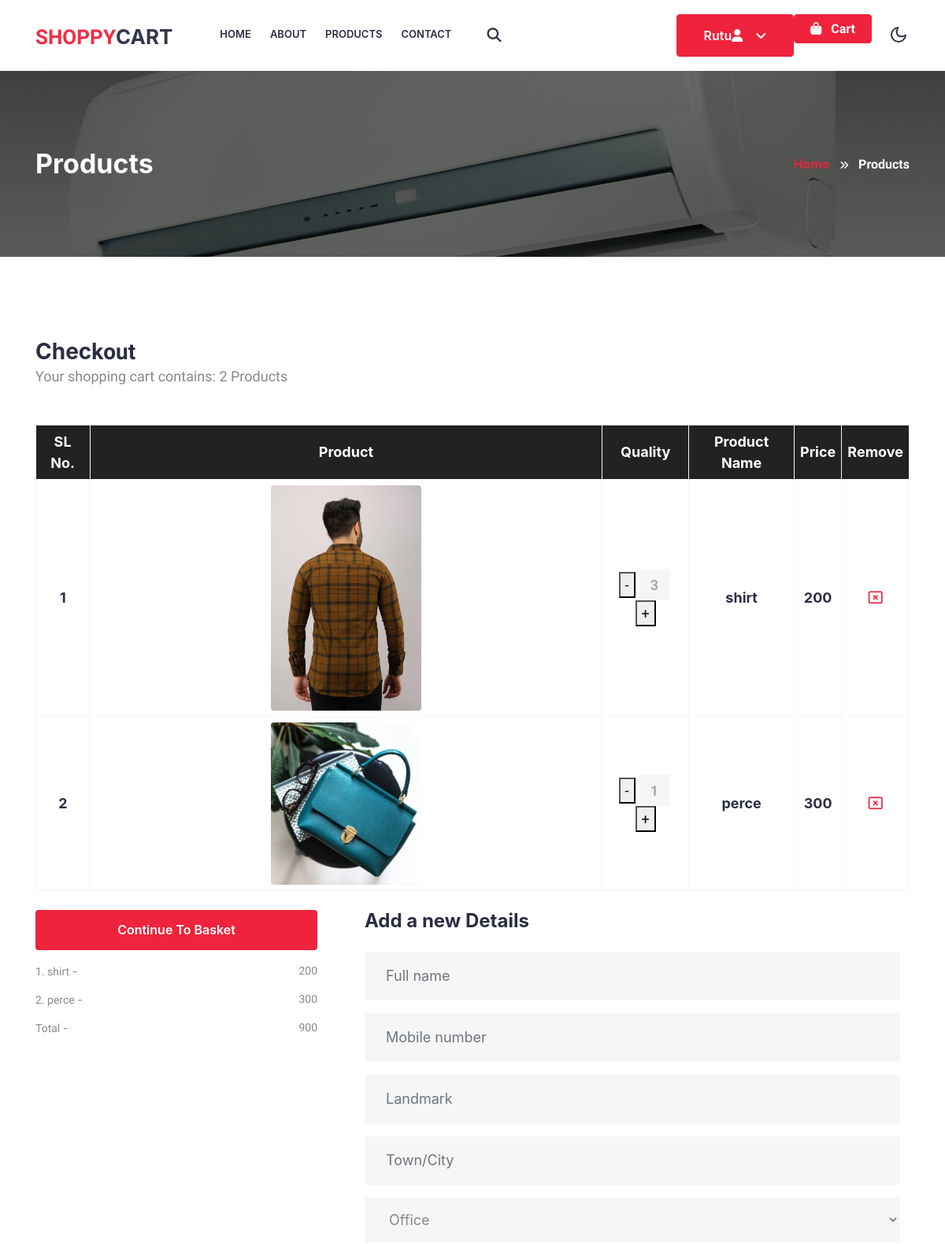
The page /shop/checkout/ (signed in, upper part) on the database as committed earlier.
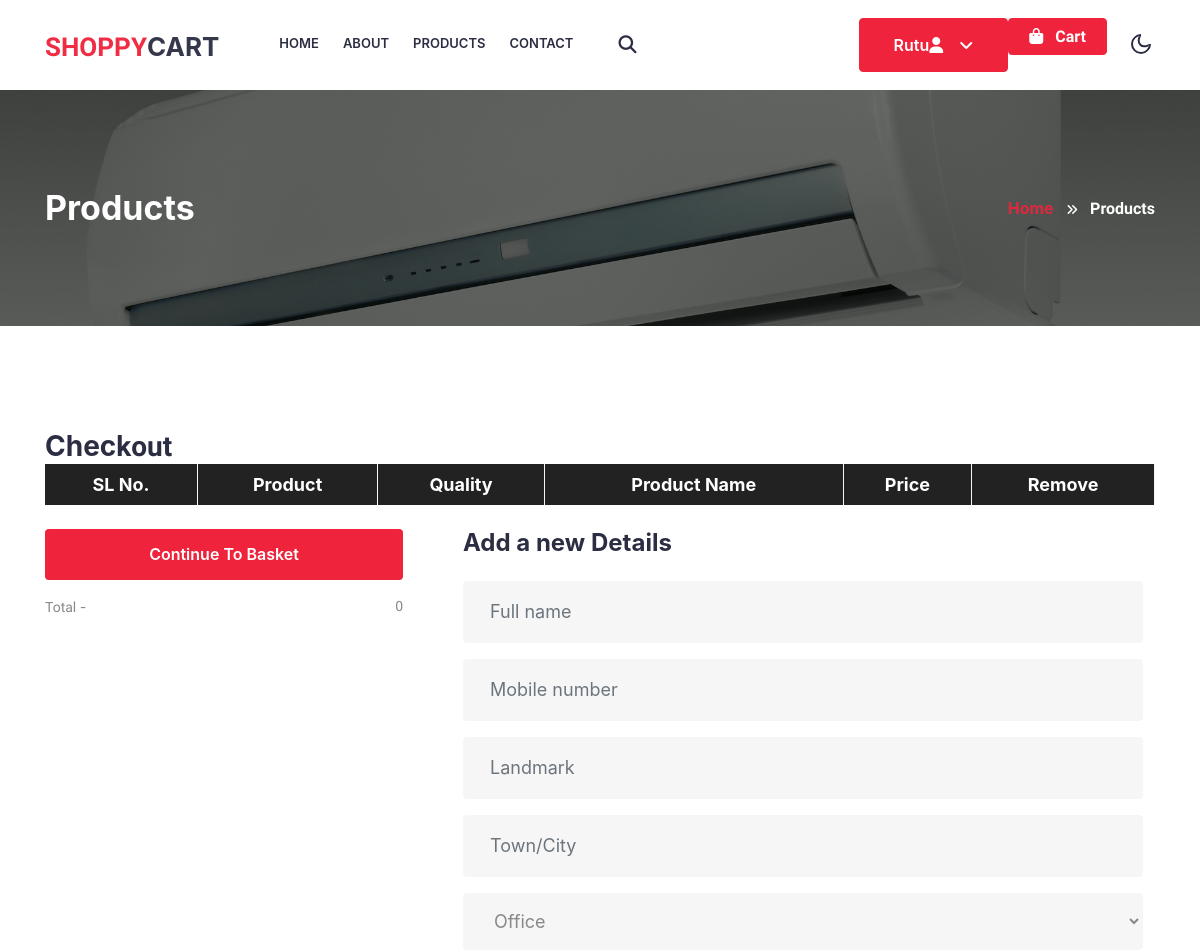
The same page on the database as committed later.
### shop/models.py (models this page shows, shortened)
class cart(models.Model):
    user = models.ForeignKey(User, on_delete=models.CASCADE)
    product = models.ForeignKey(product, on_delete=models.CASCADE)
    quantity = models.IntegerField(default=1)

class product(models.Model):
    product_id = models.AutoField(primary_key=True)
    product_name = models.CharField(max_length=50)
    category = models.CharField(max_length=50, default="")
    subcategory = models.CharField(max_length=50, default="")
    price = models.IntegerField(default=0)
    desc = models.CharField(max_length=300)
    pub_date = models.DateField()
    image = models.ImageField(upload_to='static/images', default="")

### shop/views.py (the view)
# urls.py: path('checkout/', views.checkout,name='checkout'),
def checkout(request):
    cart_obj = cart.objects.all()
    cart_items = cart.objects.filter(user=request.user)
    amount = 0
    for i in cart_items:
        value = i.product.price*i.quantity
        amount = value+amount
    total = amount
    data={
        'cart':cart_obj,
        'total':total
    }
    return render(request, 'checkout.html',data)

### shop/templates/checkout.html (shortened to what the changed rows need)
<!doctype html>
<html lang="en">
<head>
    <link rel="stylesheet" href="/static/css/style-liberty.css">
</head>
<body>
<body><link rel="stylesheet" href="../../../../../../static/css/font-awesome.min.css">
    {% include "header.html" %}
    <div class="inner-banner py-5">
        <section class="w3l-breadcrumb text-left py-sm-5 ">
            <div class="container">
                <div class="w3breadcrumb-gids">
                    <div class="w3breadcrumb-left text-left">
                        <h2 class="inner-w3-title">
                            Products </h2>
                    </div>
                </div>
            </div>
        </section>
    </div>
    <section class="w3l-ecommerce-main">
        <div class="ecom-contenthny py-5">
            <div class="container py-lg-5">
                <div class="ecom-contenthny-w3lcheckout privacy">
                    <div class="checkout-right">
                        {% if cart %}
                        <p class="mb-5">Your shopping cart contains: <span>{{ cart|length }} Products</span></p>
                        {% endif %}
                        <table class="timetable_sub">
                            <thead>
                                <tr>
                                    <th>SL No.</th>
                                    <th>Product</th>
                                    <th>Quality</th>
                                    <th>Product Name</th>
                                    <th>Price</th>
                                    <th>Remove</th>
                                </tr>
                            </thead>
                            <tbody>
                                {% for i in cart %}
                                <tr class="rem1">
                                    <td class="invert">{{forloop.counter}}</td>
                                    <td class="invert-image"><a href="/shop/product-single/">
                                            <img src="{{i.product.image.url}}" class="img-fluid radius-image" alt=""></a></td>
                                    <td class="invert">
                                        <div class="quantity">
                                            <div class="quantity-select">
                                               <a href="{% url 'remove_quantity' i.id %}"><button>-</button></a>
                                                <div class="entry value"><span>{{ i.quantity }}</span></div>
                                               <a href="{% url 'update_quantity' i.id %}"><button>+</button></a>
                                            </div>
                                        </div>
                                    </td>
                                    <td class="invert">{{i.product.product_name}}</td>
                                    <td class="invert">{{i.product.price}}</td>
                                    <td class="invert">
                                        <div class="rem">
                                            <a href="{% url 'delete_cart' i.id %}"> <i class="far fa-window-close"></i></a>
                                        </div>
                                    </td>
                                </tr>
                                {% endfor %}
                            </tbody>
                        </table>
                    </div>
                    <div class="row checkout-left mt-5">
                        <div class="col-md-4 checkout-left-basket">
                            <ul>
                                {% for i in cart %}
                                <li>{{ forloop.counter }}. {{ i.product.product_name }} <i>-</i> <span>{{ i.product.price}} </span></li>
                                {% endfor %}
                                <li>Total <i>-</i> <span>{{ total }}</span></li>
                            </ul>
                        </div>
                    </div>
                </div>
            </div>
        </div>
    </section>
</body>
</html>

Rows that differ between the two databases and show on the page:
removed cart: product.image (picture), quantity "3", product.product_name "shirt", product.price "200"
removed cart: product.image (picture), quantity "1", product.product_name "perce", product.price "300"
Other text that changed with them:
{{ total }}: "900" → "0"
{{ cart|length }}: "2" → (not shown)
text no longer shown: "Your shopping cart contains: Products"
